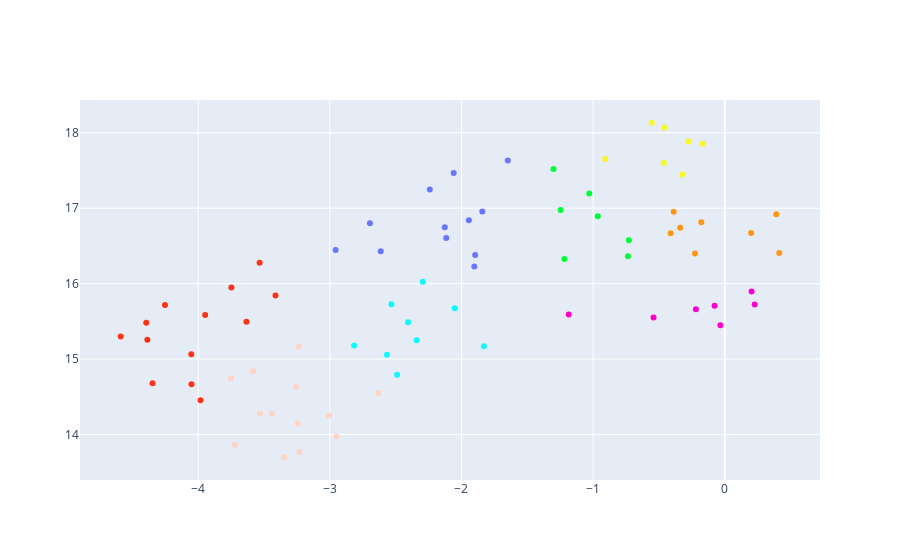

Write notebook code for a chart like this one.
### Code cell
fig = go.Figure(data=go.Scatter(x=Xr[:, 0],
                                y=Xr[:, 1],
                                mode='markers',
                                text=[f'{label}|{n_token}' for label, n_token in zip(aggr.label, aggr.n_texts)],
                                marker_color=plotly_color_categorical_values(cluster)))


fig.show()

### Figure 1 — Plotly figure (JSON) as saved in the notebook; plotly's stock layout.template omitted (floating-point values rounded to 4 significant figures)
{"data": [{"marker": {"color": ["#FED4C4", "#FED4C4", "#FED4C4", "#FED4C4", "#FED4C4", "#FED4C4", "#FD3216", "#6A76FC", "#6A76FC", "#00FE35", "#FD3216", "#FF9616", "#6A76FC", "#0DF9FF", "#00FE35", "#F6F926", "#0DF9FF", "#FE00CE", "#FE00CE", "#0DF9FF", "#6A76FC", "#FF9616", "#FF9616", "#0DF9FF", "#00FE35", "#6A76FC", "#FD3216", "#0DF9FF", "#FE00CE", "#0DF9FF", "#FD3216", "#FD3216", "#F6F926", "#FF9616", "#0DF9FF", "#FE00CE", "#6A76FC", "#FE00CE", "#00FE35", "#F6F926", "#FED4C4", "#00FE35", "#FD3216", "#F6F926", "#0DF9FF", "#FED4C4", "#FED4C4", "#00FE35", "#FD3216", "#6A76FC", "#FD3216", "#FF9616", "#FED4C4", "#FED4C4", "#6A76FC", "#6A76FC", "#FD3216", "#00FE35", "#FD3216", "#6A76FC", "#FE00CE", "#FF9616", "#F6F926", "#FD3216", "#0DF9FF", "#FE00CE", "#6A76FC", "#F6F926", "#6A76FC", "#F6F926", "#FD3216", "#FF9616", "#FF9616", "#FED4C4", "#FD3216", "#FED4C4"]}, "mode": "markers", "text": ["Drama|370", "Comedy|195", "Comedy,Drama|139", "Drama,Romance|132", "Comedy,Drama,Romance|116", "Comedy,Romance|85", "Horror|77", "Drama,Thriller|74", "Horror,Thriller|69", "Action,Crime,Drama|67", "Adventure,Animation,Comedy|65", "Documentary|64", "Crime,Drama,Thriller|62", "Thriller|53", "Action,Crime,Thriller|49", "Action,Adventure,Sci-Fi|41", "Action,Comedy,Crime|41", "Action,Adventure,Drama|36", "Action|36", "Crime,Drama|35", "Crime,Drama,Mystery|30", "Biography,Drama,History|30", "Biography,Drama|30", "Action,Adventure,Comedy|28", "Action,Thriller|28", "Horror,Mystery,Thriller|28", "Comedy,Horror|27", "Comedy,Crime,Drama|26", "Action,Adventure,Fantasy|25", "Crime,Thriller|22", "Family|22", "Action,Adventure,Animation|22", "Action,Horror,Sci-Fi|20", "Biography,Drama,Romance|20", "Action,Comedy|19", "Action,Drama|19", "Drama,Mystery,Thriller|19", "Action,Drama,History|19", "Action,Drama,Thriller|18", "Action,Sci-Fi,Thriller|18", "Drama,Horror,Thriller|16", "Action,Biography,Drama|15", "Action,Comedy,Horror|15", "Horror,Sci-Fi,Thriller|15", "Adventure,Family,Fantasy|15", "Drama,Family|14", "Adventure,Comedy,Drama|14", "Drama,War|14", "Adventure,Comedy,Family|14", "Mystery,Thriller|14", "Comedy,Crime|14", "Biography,Comedy,Drama|14", "Drama,Romance,Thriller|12", "Comedy,Drama,Fantasy|12", "Drama,Horror,Mystery|12", "Drama,Fantasy,Horror|12", "Adventure,Animation,Family|12", "Crime,Mystery,Thriller|12", "Adventure,Family|12", "Horror,Mystery|12", "Action,Adventure|12", "Drama,History,War|12", "Action,Adventure,Crime|11", "Comedy,Family|11", "Crime|11", "Drama,History|11", "Drama,Mystery,Romance|11", "Action,Horror|11", "Drama,Mystery|11", "Action,Adventure,Thriller|11", "Adventure,Comedy|10", "Biography,Crime,Drama|10", "Comedy,Drama,Music|10", "Adventure,Drama,Family|10", "Horror,Sci-Fi|10", "Drama,Music|10"], "type": "scatter", "x": [-2.631, -3.751, -3.243, -3.23, -3.348, -3.72, -3.413, -1.944, -2.956, -1.218, -4.395, 0.4139, -1.903, -2.294, -1.029, -0.3223, -2.051, 0.2272, -1.185, -2.34, -1.648, 0.2003, -0.1781, -1.83, -1.247, -2.695, -3.947, -2.816, -0.03276, -2.532, -4.053, -4.252, -0.1683, -0.2261, -2.566, -0.541, -2.059, 0.2036, -0.9649, -0.2746, -3.44, -0.7354, -3.748, -0.5545, -2.489, -3.256, -3.234, -0.7288, -4.386, -1.896, -3.982, -0.3382, -2.95, -3.006, -2.241, -2.116, -4.588, -1.301, -3.634, -2.614, -0.2192, 0.3915, -0.9085, -4.347, -2.406, -0.07733, -1.842, -0.4572, -2.127, -0.4625, -4.051, -0.3878, -0.4107, -3.583, -3.533, -3.531], "y": [14.55, 14.74, 14.14, 13.77, 13.7, 13.86, 15.84, 16.84, 16.45, 16.33, 15.48, 16.41, 16.23, 16.02, 17.2, 17.45, 15.67, 15.72, 15.59, 15.25, 17.63, 16.67, 16.81, 15.17, 16.98, 16.8, 15.58, 15.18, 15.45, 15.73, 15.06, 15.72, 17.86, 16.4, 15.06, 15.55, 17.47, 15.9, 16.89, 17.89, 14.28, 16.36, 15.95, 18.13, 14.79, 14.63, 15.17, 16.57, 15.25, 16.38, 14.45, 16.74, 13.97, 14.25, 17.25, 16.61, 15.3, 17.52, 15.49, 16.43, 15.66, 16.92, 17.65, 14.68, 15.49, 15.71, 16.96, 18.07, 16.75, 17.6, 14.67, 16.95, 16.67, 14.84, 16.28, 14.27]}], "layout": {}}
